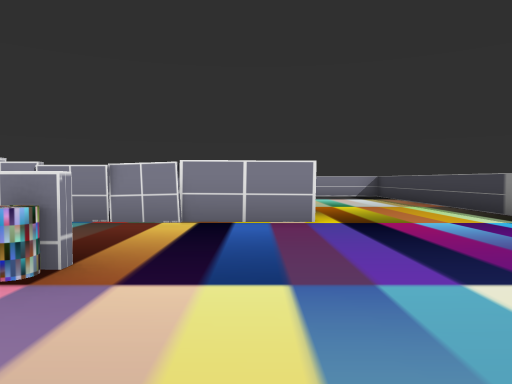
view 1 (above)

16 first-person views from a walk through a Unity game level. The camera is 1.2 m above the floor, tilts 2° down and sees 70° across. Doors are open. The floor is counted in squares, 2 m on a side. Each view is taken from the middle of a square. On the plan, view 1 faces up. The plan holds only what a view shows up to about 10 squares ahead; the rest is blank. The place goes on beyond the plan. The player character is not drawn. Some animated figures are not drawn. Some surface patterns are stand-ins.

view 2
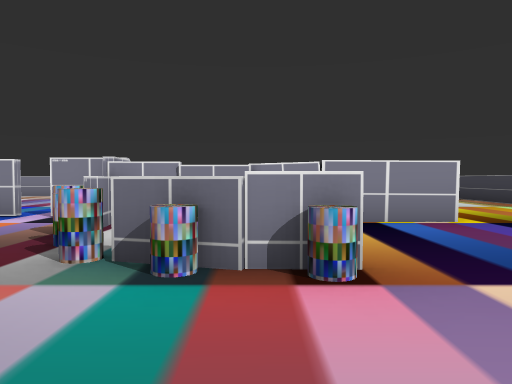

view 3
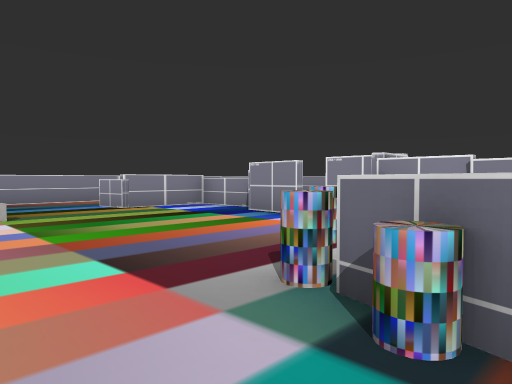

view 4
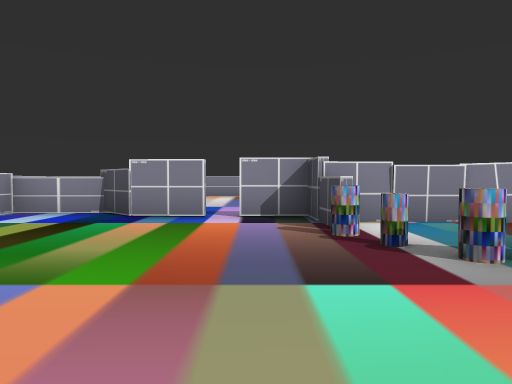

view 5
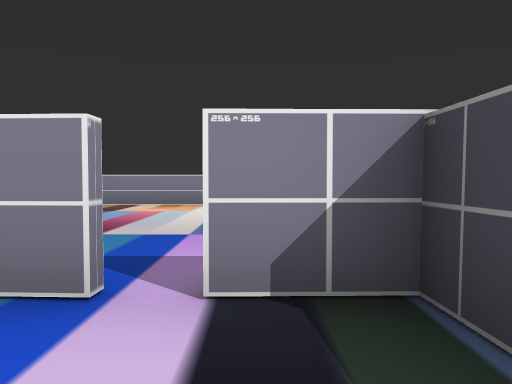

view 6
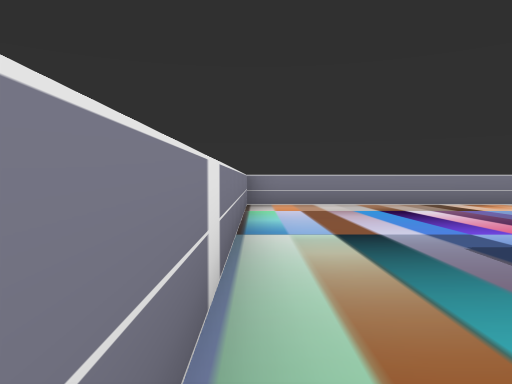

view 7
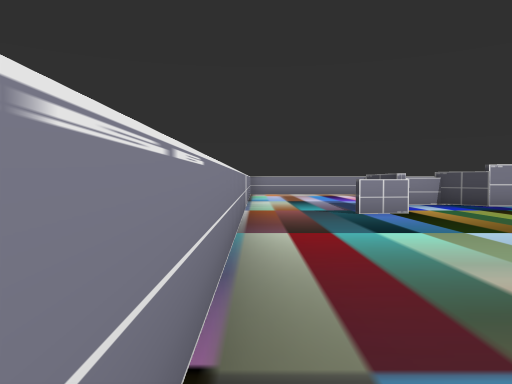

view 8
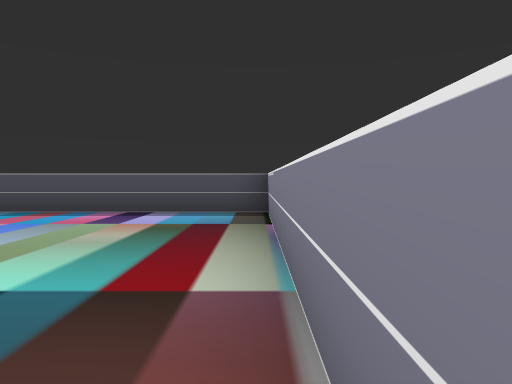

view 9
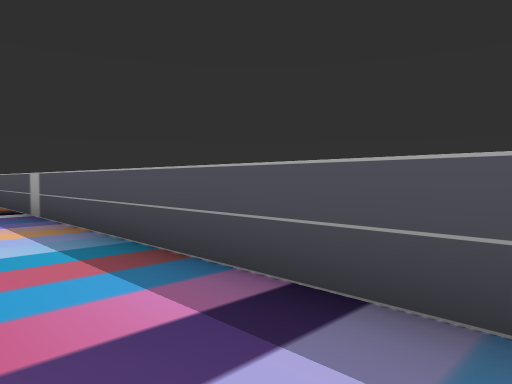

view 10
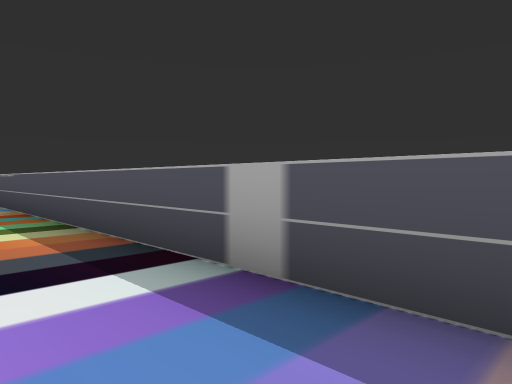

view 11
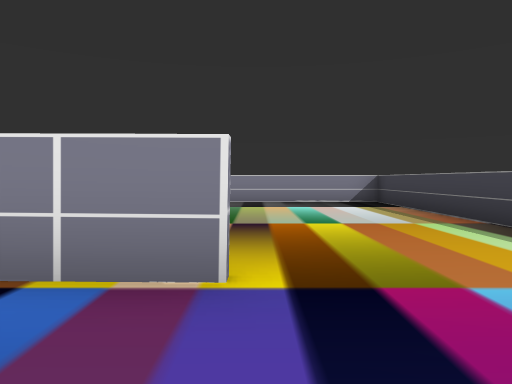

view 12
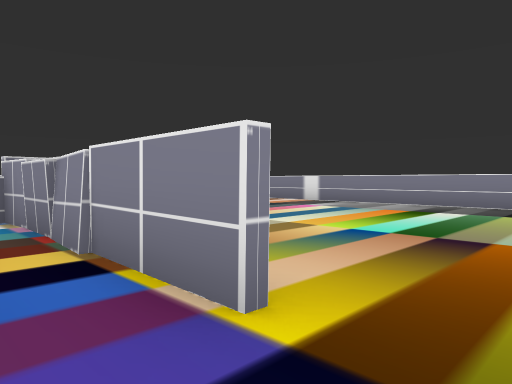

view 13
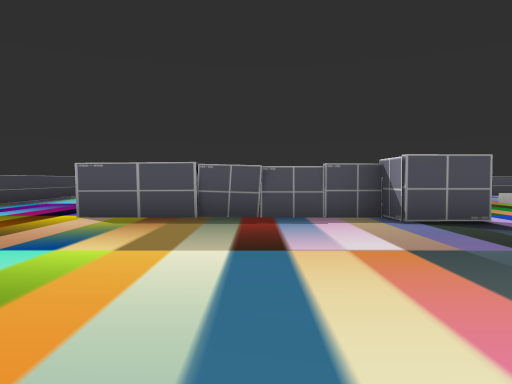

view 14
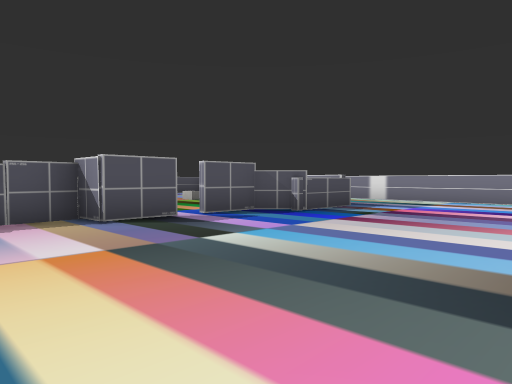

view 15
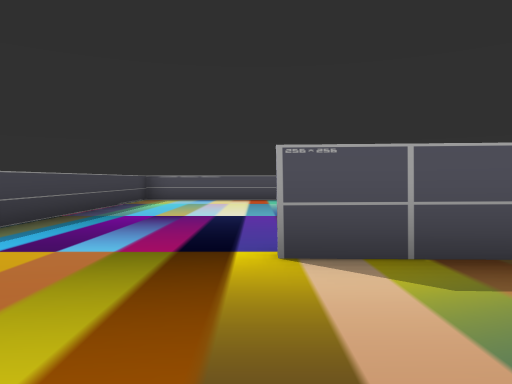

view 16
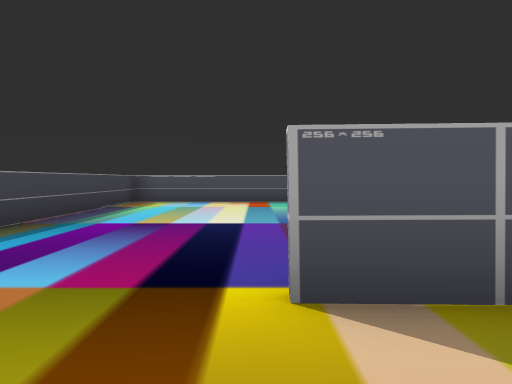

### Floor plan
Points are (right, up) in squares from view 1. A wall is a line through its corners. A room is listed if a view was taken in it or the views show most of it. See-through windows are left out.
Room 1 (views 1, 2, 3, 4, 5, 6, 7, 8, 9, 10, 11, 12, 13, 14, 15, 16)
walls: (-4.1, 4.4) (-4.2, 5.8) (-5.4, 5.8); (-3, 5.2) (-4, 5.1); (-3.1, 5.4) (0.9, 5.2); (-5.4, 5.9) (-4, 6) (-4, 5.2) (-3, 5.3); (-5.7, 5.8) (-7, 5.8) (-7.7, 6.5) (-9.3, 6.5) (-9.4, 4.4) (-10.2, 4.3); (-2, 2.4) (-2.6, 2.5); (-1.3, 2.4) (-2.2, 2.4); (0.9, 5.1) (-4, 5.2); (-9.5, 4.4) (-9.4, 6.6) (-7.6, 6.7) (-6.9, 5.9) (-5.7, 5.9); (4.2, 5.9) (4.2, 12.6) (-3.6, 12.6); (-5.9, 12.6) (-12.3, 12.6); (-12.2, 12.1) (-12.2, -2.6) (4.2, -2.6) (4.2, 3.5)
ways out: open door at (-5.5, 6)
objects: other object (-4, 3); other object (-4, 4); other object (-3, 2); other object (-3, 3); other object (-2, 2)

Where each view was taken, in squares from view 1:
view 1: 0 up, 0 right, facing up
view 2: 0 up, 2 left, facing up
view 3: 1 up, 2 left, facing up-left
view 4: 0 up, 5 left, facing up
view 5: 4 up, 5 left, facing up
view 6: 4 up, 12 left, facing up
view 7: 2 down, 12 left, facing up
view 8: 4 up, 12 left, facing down
view 9: 1 down, 11 left, facing down-right
view 10: 1 down, 6 left, facing down-right
view 11: 3 up, 1 right, facing up
view 12: 4 up, 2 right, facing up-left
view 13: 11 up, 2 left, facing down
view 14: 11 up, 2 left, facing down-left
view 15: 8 up, 1 right, facing down
view 16: 7 up, 1 right, facing down
